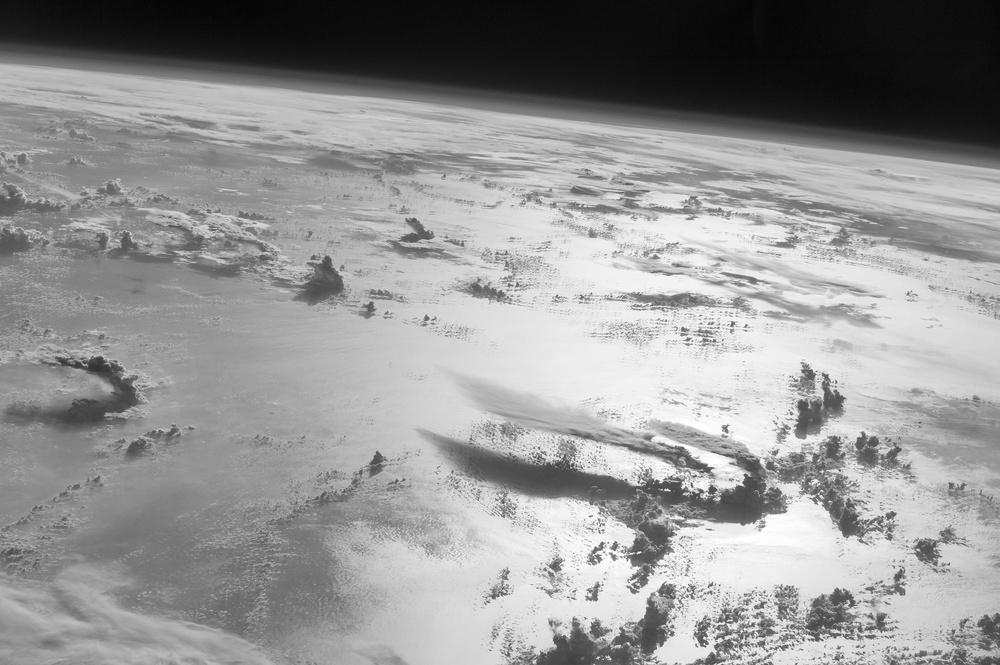
#> input picture assets-src/mikkel-trailer/plate_space_earthlimb_iss.jpg, 1000 x 665 px, shrunk from 2600 x 1730 before the run, found by its file name
$ python bake-limb.py
#> lines starting #> are read from the running program, lines starting #| are printed output that depends on the picture; long printed decimals are rounded
#!/usr/bin/env python3
"""EighteenHundredCloser (mikkel-trailer): the close level of detail of the planet's limb.

Warps the NASA ISS limb photo (assets-src/mikkel-trailer/plate_space_earthlimb_iss.jpg, "Cloudscape Over the
Philippine Sea", public domain) into an annular SECTOR of the Earth disc: the photo's horizon (fitted per column)
becomes the disc's rim, a crisp circle arc; the cloud deck below it runs inward. Angle <-> photo x, depth <-> photo y.
The inner edge and the two ends feather out, so it lies over the full-disc photo as the same planet seen closer.

Output: public/mikkel-trailer/limb_band.png, greyscale + alpha. Geometry (printed, and mirrored in the component):
  R_PX   the rim radius in output px (the image is 1:1 at that screen radius)
  HALF   the half-angle of the sector, degrees (feathered over the last FEATHER_DEG)
  T      the band's radial thickness as a fraction of R
The arc's centre sits at (W/2, R_PX + PAD) in image px, i.e. below the image; the rim's top at y = PAD.

  uv run --with numpy --with pillow --with scipy python3 scripts/clips/mikkel-trailer/bake-limb.py
"""
import numpy as np
from PIL import Image
from scipy import ndimage as ni

SRC = "assets-src/mikkel-trailer/plate_space_earthlimb_iss.jpg"
DST = "public/mikkel-trailer/limb_band.png"
R_PX = 4200.0
HALF = 24.0
FEATHER_DEG = 7.0
T = 0.17
INNER_FEATHER = 0.35  # fraction of the band thickness that feathers out on the inside
DEPTH = 850.0  # photo px of cloud deck below the horizon used for the band's thickness
PAD = 4

a = np.asarray(Image.open(SRC).convert("L")).astype(np.float32)
Hs, Ws = a.shape
#> Hs = 665; Ws = 1000

# the horizon per column: first y where the deck is bright (smoothed), then a quadratic fit
sm = ni.uniform_filter(a, size=5)
xs = np.arange(0, Ws, 10)
#> xs = 100 values from 0 to 990
hy = []
for x in xs:
    col = sm[:, x]
    ys = np.where(col > 150)[0]
    hy.append(ys[0] if len(ys) else np.nan)
#> after the loop, hy = 100 values from 63 to 168
hy = np.array(hy, dtype=float)
ok = ~np.isnan(hy)
coef = np.polyfit(xs[ok], hy[ok], 2)
#> coef = [1.85e-05, 0.088, 63.01]
res = hy[ok] - np.polyval(coef, xs[ok])
#> res = 100 values, max 1.02 at index 55, min -1.18 at index 41, mean 4.21e-14
print("horizon fit", coef, "resid px p95", np.percentile(np.abs(res), 95))
#| horizon fit [1.84862424e-05 8.79620464e-02 6.30088294e+01] resid px p95 1.072
horizon = lambda x: np.polyval(coef, x)
INSET = 10.0  # start a little below the haze line so the rim is the deck itself

# output geometry
half = np.deg2rad(HALF)
w_out = int(np.ceil(2 * R_PX * np.sin(half))) + 2 * PAD
inner = R_PX * (1 - T)
h_out = int(np.ceil(R_PX - inner * np.cos(half))) + 2 * PAD
cx, cy = w_out / 2.0, R_PX + PAD
print("out", w_out, h_out, "bytes", w_out * h_out * 4 * 4 / 1e9, "GB float32 x4")

yy, xx = np.mgrid[0:h_out, 0:w_out].astype(np.float32)
dx = xx - cx
dy = cy - yy
r = np.sqrt(dx * dx + dy * dy)
ang = np.arctan2(dx, dy)  # 0 = straight up, + = clockwise
# photo coords
u = (ang + half) / (2 * half)  # 0..1 left..right
px = u * (Ws - 1)
depth = (R_PX - r) / (R_PX * T)  # 0 at rim, 1 at inner edge
py = horizon(px) + INSET + depth * DEPTH
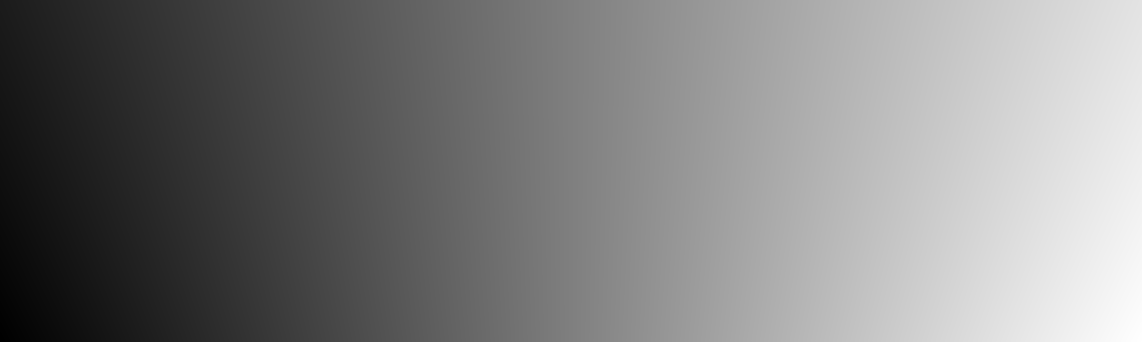
#> px: shape (1024, 3425) float32 (shown at 1/3 size); min -89.41, max 1088.1, mean 499.3; drawn with min black and max white
val = ni.map_coordinates(a, [py.ravel(), px.ravel()], order=1, mode="nearest").reshape(r.shape)
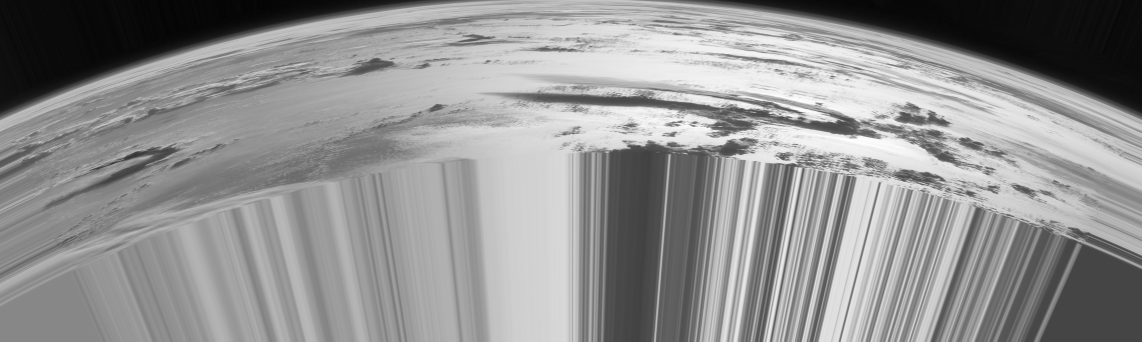
#> val: shape (1024, 3425) float32 (shown at 1/3 size); min 4.74, max 255, mean 146

# alpha: crisp rim (1.2 px AA), feathered inner edge and ends
rim = np.clip((R_PX - r) / 1.2 + 0.5, 0, 1)
inn = np.clip((1 - depth) / INNER_FEATHER, 0, 1)
inn = inn * inn * (3 - 2 * inn)
endf = np.clip((half - np.abs(ang)) / np.deg2rad(FEATHER_DEG), 0, 1)
endf = endf * endf * (3 - 2 * endf)
alpha = rim * inn * endf * (depth >= 0)
out = np.dstack([val, val, val, alpha * 255]).clip(0, 255).round().astype(np.uint8)
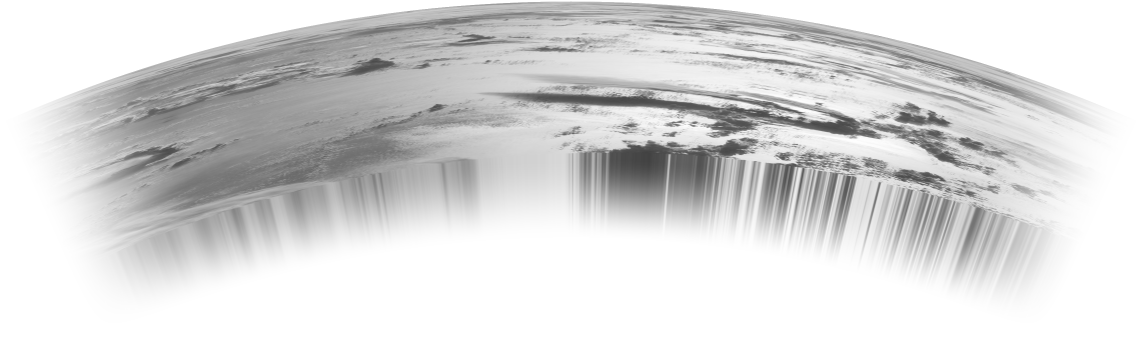
#> out: shape (1024, 3425, 4) (shown at 1/3 size); mean of channels 0, 1, 2, 3 146, 146, 146, 119.6; transparent parts drawn white
Image.fromarray(out, "RGBA").save(DST, optimize=True)
print(DST, w_out, h_out, f"R_PX={R_PX} HALF={HALF} T={T} PAD={PAD}")

$ run again, with assets-src/mikkel-trailer/fleet_noseup_000b.jpg copied over assets-src/mikkel-trailer/plate_space_earthlimb_iss.jpg
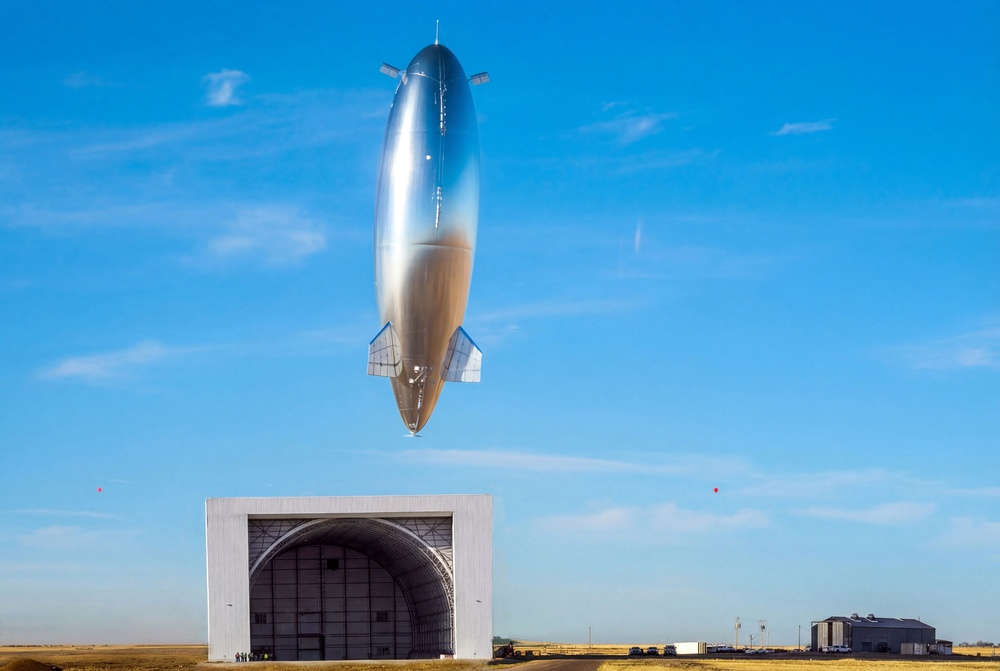
#> input picture assets-src/mikkel-trailer/fleet_noseup_000b.jpg, 1000 x 671 px, shrunk from 5056 x 3392 before the run, found by its file name
#> `a = np.asarray(Image.open(SRC).convert("L")).astype(np.float32)`:
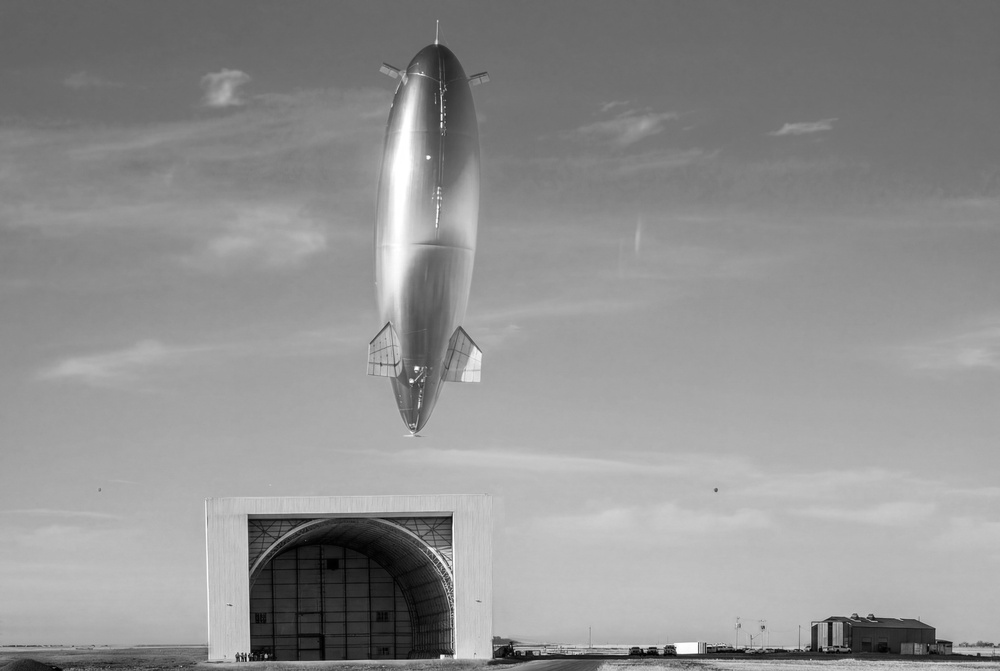
#> a: shape (671, 1000) float32; min 0, max 255, mean 144.5
#> after the loop `for x in xs:`: hy = 100 values, max 381 at index 0, min 72 at index 42, mean 239
#> coef = [0.00056, -0.497, 301]
#> res = 100 values, max 81.97 at index 4, min -132.4 at index 23, mean 2.23e-13
#| horizon fit [ 5.60392474e-04 -4.96948165e-01  3.01014473e+02] resid px p95 86.028
#> `out = np.dstack([val, val, val, alpha * 255]).clip(0, 255).round().ast..`:
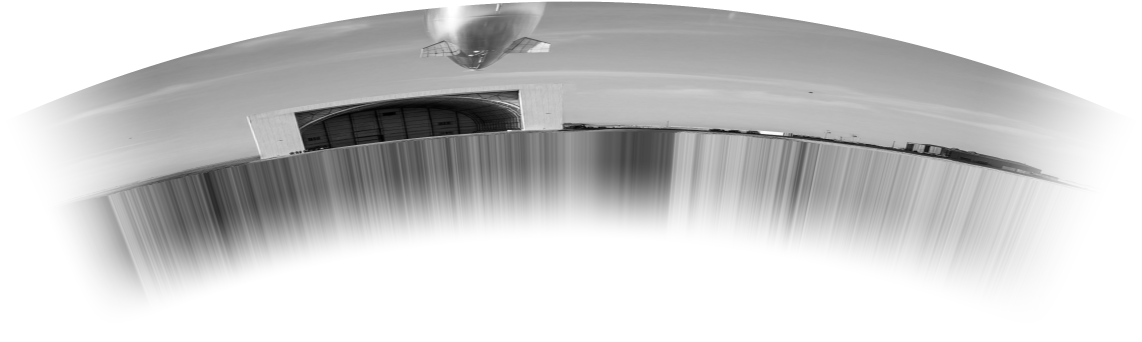
#> out: shape (1024, 3425, 4) (shown at 1/3 size); mean of channels 0, 1, 2, 3 136, 136, 136, 119.6; transparent parts drawn white
